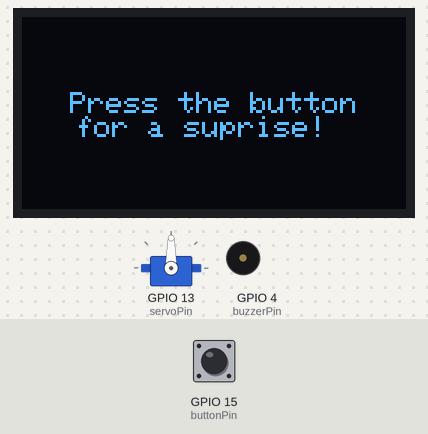
A sketch run on a simulated ESP32. On the bench: servo, 128×64 one-colour display, buzzer (waves = sounding, pin HIGH). The test bench sets the inputs (shaded band); at power-on: GPIO 15 (buttonPin) HIGH.

Above: at 1.2 s.
1.3 s: GPIO 15 (buttonPin) pulled LOW for 0.15 s
At 2.7 s:
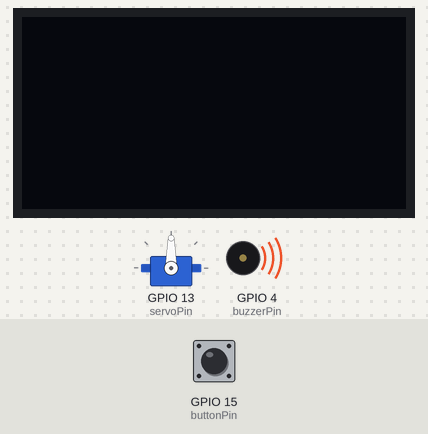
At 5.1 s:
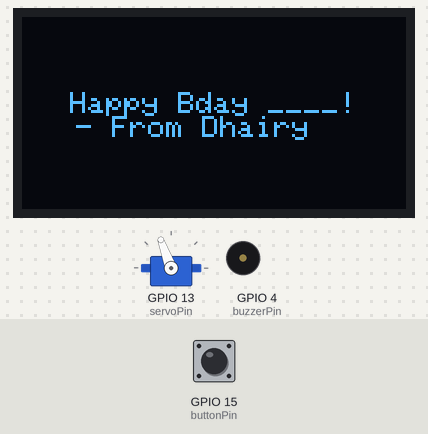
Timing chart, 0 to 15.2 s (numbered marks = the images above; inputs shaded):
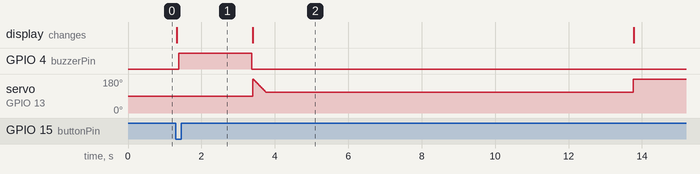

The sketch:

bday_box_esp32.ino
```cpp
#include <Wire.h>
#include <Adafruit_GFX.h>
#include <Adafruit_SSD1306.h>
#include <ESP32Servo.h>

#define SCREEN_WIDTH 128
#define SCREEN_HEIGHT 64

Servo lidServo;
Adafruit_SSD1306 display(SCREEN_WIDTH, SCREEN_HEIGHT, &Wire, -1);

int servoPin = 13;
int buttonPin = 15;
int buzzerPin = 4;
int startButtonPin = 5;
bool started = false;
int pos = 180;

void setup() {
  pinMode(buttonPin, INPUT_PULLUP);
  pinMode(startButtonPin, INPUT_PULLUP);
  pinMode(buzzerPin, OUTPUT);
  digitalWrite(buzzerPin, LOW);

  ESP32PWM::allocateTimer(0);
  ESP32PWM::allocateTimer(1);
  ESP32PWM::allocateTimer(2);
  ESP32PWM::allocateTimer(3);
  lidServo.setPeriodHertz(50);
  lidServo.attach(servoPin, 500, 2400);

  display.begin(SSD1306_SWITCHCAPVCC, 0x3C);
  display.clearDisplay();
  display.setTextSize(1);
  display.setTextColor(SSD1306_WHITE);
  display.setCursor(16, 25);
  display.println("Press the button ");
  display.println("   for a suprise!");
  display.display();  // start blank
}

void loop() {


  if (!started && digitalRead(buttonPin) == LOW) {
    display.clearDisplay();
    display.display();
    delay(50);  // debounce
    if (digitalRead(buttonPin) == LOW) {
      started = true;
      digitalWrite(buzzerPin, HIGH);  // turn buzzer ON
      delay(2000);                    // short buzz
      digitalWrite(buzzerPin, LOW);   // turn buzzer OFF

      // Show message
      display.clearDisplay();
      display.setTextSize(1);
      display.setTextColor(SSD1306_WHITE);
      display.setCursor(16, 25);
      display.println("Happy Bday ____!");
      display.println("   - From Dhairy");
      display.display();
      for (int pos = 180; pos >= 110; pos--) {
        lidServo.write(pos);  // slowly opens the hinge
        delay(5);
      }
    }

    delay(10000);
    lidServo.write(180);
    display.clearDisplay();
    display.display();
    started = false;
  }
}
```

Measured:
- after the input at 1.3 s, GPIO 4 (buzzerPin): LOW → HIGH after 0.08 s, → LOW 2.0 s later; servo on GPIO 13 (servoPin): ramps from 180° to 110° and jumps back, once every 10.4 s; the display: changes at once (image 1)
